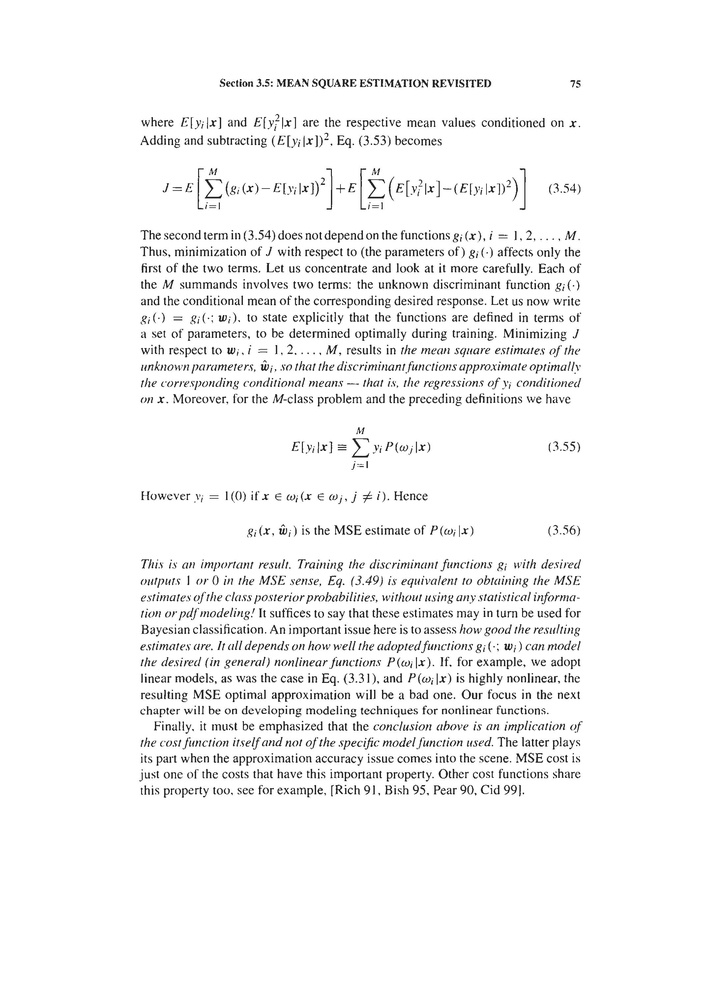
//> input picture input/pr-092.jpg, 706 x 1000 px, shrunk from 2142 x 3034 before the run
$ ./Eq_detect input/pr-092.jpg   (built with g++ and OpenCV 4)
//> lines starting //> are read from the running program, lines starting //| are printed output that depends on the picture; after the words box and inside, x2 and y2 are one past the last pixel; in counts of white or black regions, pixels touching at a corner belong together
/*
written on 25/04/2015.
Binarization by global thresholding.
connected componets lableing and estimation of bounding boxes.
27/04/2015
Line Segmentation.
linsegment clustering
word segmentation.
spatial lableing.
feature extraction of ccs

04/05/2015
2pass is adjusted to end of the line
adding small lines to near lines.

*/

#include <cv.h>
#include <highgui.h>
#include <stdio.h>

#include <iostream>
#include <vector>

#include <opencv2/highgui/highgui.hpp>
#include <opencv2/imgproc/imgproc.hpp>
#define WTRSHOLD 50
#define GTRESHOLD 140
using namespace cv;
using namespace std;

void Findcc (const Mat & binary, vector < std::vector < Point2i > >&blobs);
int ComputeBbox (Mat &, Mat &);
void boxprint (Mat &, Mat &);
void lineprint (Mat &, Mat &);
double histDF (Mat &, Mat &, Rect &, int);
int sort (int[], int);
int median (int[], int);

int
main (int argc, char **argv)
{
  Mat img = imread (argv[1], 0);	// force greyscale
//> img is the input picture: 1000 rows x 706 cols, CV_8UC1; min 0, max 255, mean 244.5
  if (!img.data)
    {
      std::cout << "File not found" << std::endl;
      return -1;
    }


  Mat output = Mat::ones (img.size (), CV_8UC3);
  output.setTo (Scalar (255, 255, 255));

  Mat binary;
  vector < vector < Point2i > >blobs;

  threshold (img, binary, GTRESHOLD, 255, THRESH_BINARY);
//> binary: 1000 rows x 706 cols, CV_8UC1; 95.8% white; black in thin lines or dots, all inside (x1, y1, x2, y2) = (140, 79, 582, 798)
  Mat sub_mat = Mat::ones (binary.size (), binary.type ()) * 255;
  imwrite ("1bin.jpg", binary);
  subtract (sub_mat, binary, binary);
  imwrite ("2ibin.jpg", binary);

  Findcc (binary, blobs);
//> after the loop in Findcc, `for (int y = 0; y < label_image.rows; y++)`: label_count = 5015; blobs = 5013 contours, 5002 with area under 20; largest, box (x1, y1, x2, y2) and area: (198, 168, 203, 209) 98, (327, 168, 332, 210) 96, (520, 168, 526, 210) 78, (360, 168, 366, 210) 78, (368, 179, 385, 193) 54
  Mat labledcc = Mat::ones (img.size (), CV_32SC1);
  int ccnum = 2;		// 1 for background
  // Randomy color allocation for blobs
  for (size_t i = 0; i < blobs.size (); i++)
    {
      unsigned char r = 255 * (rand () / (1.0 + RAND_MAX));
      unsigned char g = 255 * (rand () / (1.0 + RAND_MAX));
      unsigned char b = 255 * (rand () / (1.0 + RAND_MAX));

      for (size_t j = 0; j < blobs[i].size (); j++)
	{
	  int x = blobs[i][j].x;
	  int y = blobs[i][j].y;
	  output.at < Vec3b > (y, x)[0] = b;
	  output.at < Vec3b > (y, x)[1] = g;
	  output.at < Vec3b > (y, x)[2] = r;
	  labledcc.at < int >(y, x) = ccnum;

	}
      ++ccnum;
    }
//> labledcc: 1000 rows x 706 cols, CV_32SC1; 5013 distinct labels, from 1 to 5014
//> after the loop, ccnum = 5015
  imwrite ("3out.jpg", output);
// noise removal

  vector < int >ccSize (blobs.size () + 2);
  for (int i = 0; i < img.rows; i++)
    {
      for (int j = 0; j < img.cols; j++)
	{
	  int t = labledcc.at < int >(i, j);
	  ccSize[t] += 1;
	}
    }
//> after the loop, ccSize = 5015 values, max 676220 at index 1, min 0 at index 0, mean 140.8

  int iccno = 0;
  for (int i = 0; i < blobs.size () + 2; i++)
    if (ccSize[i] < 25)
      ++iccno;
//> after the loop, iccno = 4964

  printf ("\t\t%d %d %d\n", blobs.size (), ccnum, iccno);
//| 		5013 5015 4964

  vector < int >noise (iccno);
  iccno = 0;
  for (int i = 0; i < blobs.size () + 2; i++)	// ccno 0 is nothing
    if (ccSize[i] < 25)
      {
	noise[iccno] = i;
	++iccno;
      }
//> after the loop, noise = 4964 values from 0 to 5014; iccno = 4964

  for (int k = 0; k < iccno; k++)
    {
      for (int i = 0; i < img.rows; i++)
	{
	  for (int j = 0; j < img.cols; j++)
	    {
	      if (noise[k] == labledcc.at < int >(i, j))
		labledcc.at < int >(i, j) = 0;

	    }
	}
    }
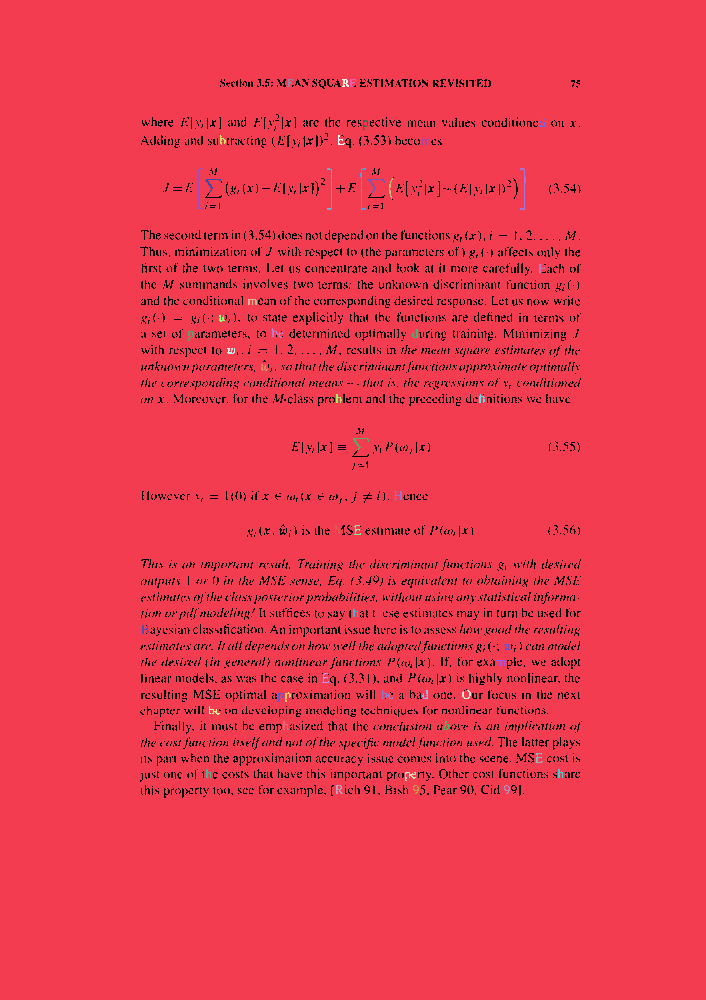
//> labledcc: 1000 rows x 706 cols, CV_32SC1; 52 distinct labels, from 0 to 4906; one colour per label, 0 black
  Mat clean = Mat::ones (binary.size (), binary.type ()) * 255;

  for (int i = 0; i < img.rows; i++)
    {
      for (int j = 0; j < img.cols; j++)
	{

	  if (labledcc.at < int >(i, j) > 1)
	    clean.at < uchar > (i, j) = 0;

	}
    }
//> clean: 1000 rows x 706 cols, CV_8UC1; 99.8% white; black in thin lines or dots, all inside (x1, y1, x2, y2) = (142, 79, 563, 794)

  imwrite ("4clean.jpg", clean);
  Mat clean1 = clean.clone ();
// end of noise removal
  labledcc.release ();


// Re- allcating ccno
  vector < vector < Point2i > >cblobs;
  subtract (sub_mat, clean1, clean1);
  Findcc (clean1, cblobs);
//> after the loop in Findcc (call 2), `for (int y = 0; y < label_image.rows; y++)`:
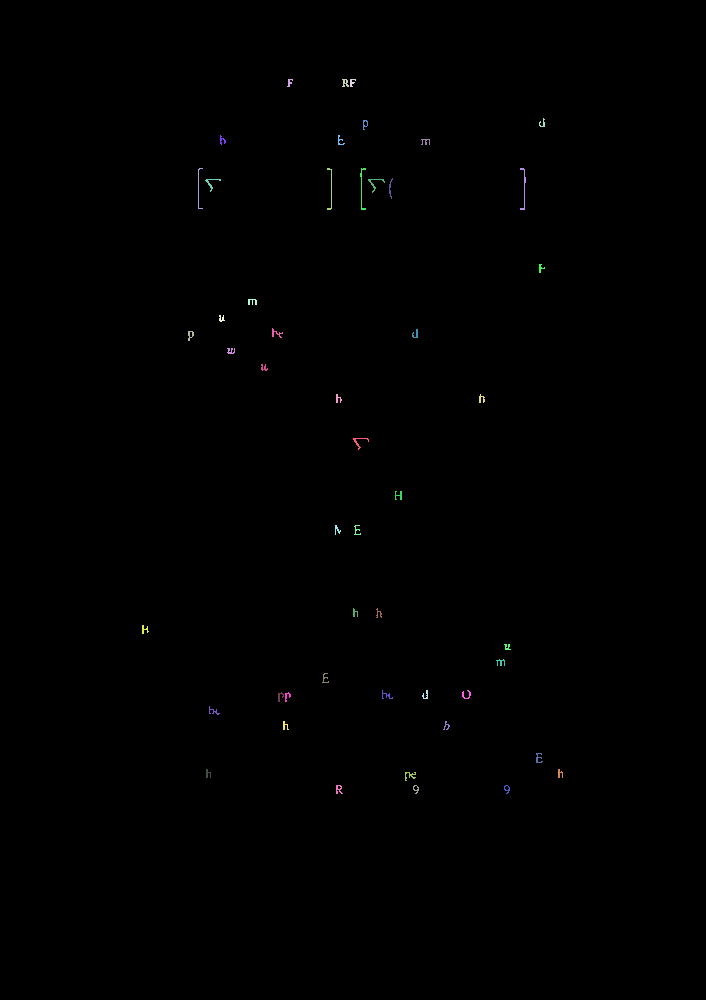
//> label_image: 1000 rows x 706 cols, CV_32SC1; 51 distinct labels, from 0 to 51; one colour per label, 0 black
//> after the loop in Findcc (call 2), `for (int y = 0; y < label_image.rows; y++)`: label_count = 52; blobs = 50 contours, 40 with area under 20; largest, box (x1, y1, x2, y2) and area: (198, 168, 203, 209) 98, (327, 168, 332, 210) 96, (520, 168, 526, 210) 78, (360, 168, 366, 210) 78, (368, 179, 385, 193) 54
//> cblobs has the same summary as blobs in Findcc
  Mat clabledcc = Mat::ones (img.size (), CV_32SC1);

  ccnum = 2;			// 1 for background

  for (size_t i = 0; i < cblobs.size (); i++)
    {
      for (size_t j = 0; j < cblobs[i].size (); j++)
	{
	  int x = cblobs[i][j].x;
	  int y = cblobs[i][j].y;
	  clabledcc.at < int >(y, x) = ccnum;

	}
      ++ccnum;
    }
//> this loop made 50 passes
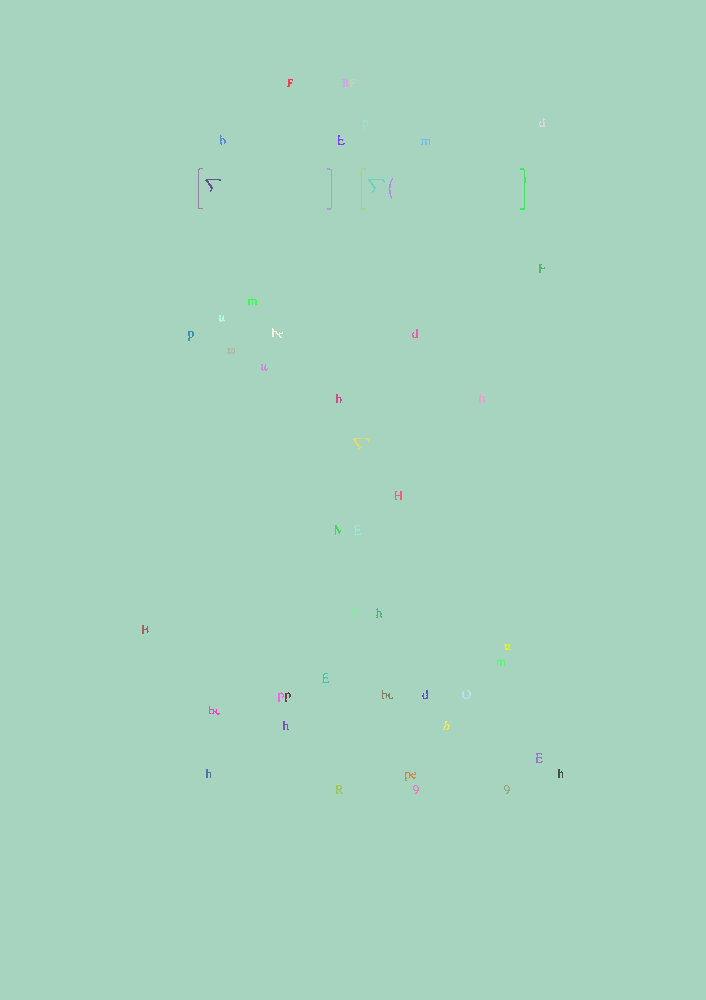
//> clabledcc: 1000 rows x 706 cols, CV_32SC1; 51 distinct labels, from 1 to 51; one colour per label, 0 black
//> after the loop, ccnum = 52
  Mat bbox = Mat::zeros (cblobs.size (), 9, CV_32SC1);	//xmin,ymin,xmax,ymax,pixelcount,lineno,gx,gy,type
  ComputeBbox (clabledcc, bbox);
//> after the loop in ComputeBbox, `for (i = 0; i < rlsaImg.cols; i++)`: value = 45

  Mat boximg, timg;
  threshold (clean, boximg, GTRESHOLD, 255, THRESH_BINARY);
  timg = boximg.clone ();
  cvtColor (boximg, boximg, CV_GRAY2RGB);
  boxprint (boximg, bbox);
  // [11 lines of commented-out code are left out]
  imwrite ("5box.jpg", boximg);
// Linesegmentation is start here
  Mat fpass = timg.clone ();
//cout<<bbox;
  for (int i = 0; i < bbox.rows; i++)
    {
      int x1, y1, x2, y2;
      x1 = bbox.at < int >(i, 0);
      y1 = bbox.at < int >(i, 1);
      x2 = bbox.at < int >(i, 2);
      y2 = bbox.at < int >(i, 3);
      for (int j = x1 - 2; j < x2 + 2; j++)
	{
	  for (int k = y1 - 2; k < y2 + 2; k++)
	    {
	      fpass.at < uchar > (k, j) = 0;
	    }
	}


    }
//> this loop made 50 passes
//> (x1, y1, x2, y2) on passes 1 to 8: (287, 79, 292, 86), (342, 79, 348, 86), (350, 79, 355, 86), (539, 118, 544, 126), (363, 120, 367, 129), (220, 135, 225, 144), (338, 135, 344, 144), (421, 139, 429, 144)
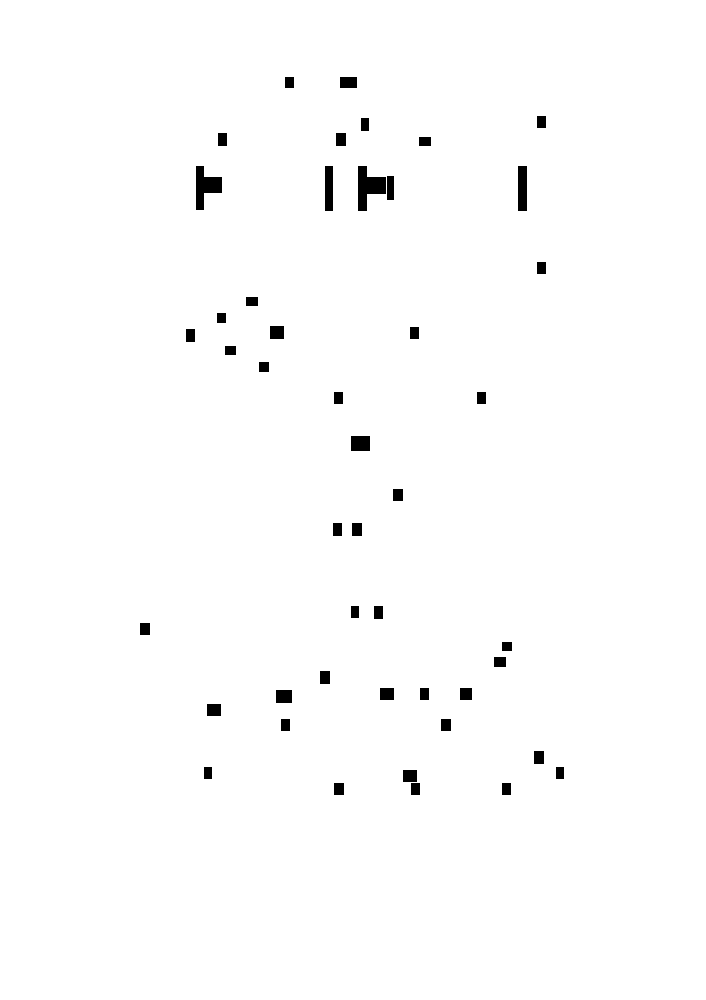
//> fpass: 1000 rows x 706 cols, CV_8UC1; 98.9% white; 46 black regions, largest, box (x1, y1, x2, y2) and area: (358, 166, 386, 211) 728, (196, 166, 222, 210) 640, (518, 166, 527, 211) 405

  imwrite ("6fpass.jpg", fpass);

  Mat wpass = fpass.clone ();

  for (int i = 0; i < bbox.rows; i++)
    {
      int x1, y1, x2, y2;
      x1 = bbox.at < int >(i, 0);
      y1 = bbox.at < int >(i, 1);
      x2 = bbox.at < int >(i, 2);
      y2 = bbox.at < int >(i, 3);
      for (int j = x1 - 2; j < wpass.cols; j++)
	{
	  for (int k = y1 - 2; k < y2 + 2; k++)
	    {
	      wpass.at < uchar > (k, j) = 0;
	    }
	}
    }
//> wpass: 1000 rows x 706 cols, CV_8UC1; 80.7% white; 25 black regions, largest, box (x1, y1, x2, y2) and area: (196, 166, 706, 211) 22821, (186, 326, 706, 342) 8068, (204, 767, 706, 782) 6933

  imwrite ("7wpass.jpg", wpass);


  vector < vector < Point2i > >lblobs;
  subtract (sub_mat, wpass, wpass);
  Findcc (wpass, lblobs);
  Mat labledline = Mat::ones (img.size (), CV_32SC1);

  ccnum = 2;			// 1 for background

  for (size_t i = 0; i < lblobs.size (); i++)
    {
      for (size_t j = 0; j < lblobs[i].size (); j++)
	{
	  int x = lblobs[i][j].x;
	  int y = lblobs[i][j].y;
	  labledline.at < int >(y, x) = ccnum;

	}
      ++ccnum;
    }
//> this loop made 25 passes
//> labledline: 1000 rows x 706 cols, CV_32SC1; 26 distinct labels, from 1 to 26
  Mat lbox = Mat::zeros (cblobs.size (), 4, CV_32SC1);	//xmin,ymin,xmax,ymax
  ComputeBbox (labledline, lbox);
// Display the line seg results


  Mat limg;
  threshold (clean, limg, GTRESHOLD, 255, THRESH_BINARY);
  //timg = limg.clone ();
  cvtColor (limg, limg, CV_GRAY2RGB);

  boxprint (limg, lbox);

  imwrite ("8line.jpg", limg);
//projection profile
  int count;
  Mat pp = Mat::ones (binary.size (), binary.type ()) * 255;
  imwrite ("9test.jpg", timg);
  for (int i = 0; i < boximg.rows; i++)
    {
      count = 0;
      for (int j = 0; j < boximg.cols; j++)
	{
	  if (timg.at < uchar > (i, j) == 0)
	    count++;
	}
      for (int k = 0; k < count; k++)
	pp.at < uchar > (i, k) = 0;
    }
//> pp: 1000 rows x 706 cols, CV_8UC1; 99.8% white; 25 black regions, largest, box (x1, y1, x2, y2) and area: (0, 168, 38, 210) 352, (0, 690, 23, 702) 147, (0, 328, 16, 341) 98
  imwrite ("10pp.jpg", pp);


  Mat bpp = Mat::ones (binary.size (), binary.type ()) * 255;

  for (int i = 0; i < boximg.rows; i++)
    {
      count = 0;
      for (int j = 0; j < boximg.cols; j++)
	{
	  if (fpass.at < uchar > (i, j) == 0)
	    count++;
	}
      for (int k = 0; k < count; k++)
	bpp.at < uchar > (i, k) = 0;
    }
//> bpp: 1000 rows x 706 cols, CV_8UC1; 98.9% white; 25 black regions, largest, box (x1, y1, x2, y2) and area: (0, 166, 78, 211) 2301, (0, 688, 51, 703) 628, (0, 326, 32, 342) 407
  imwrite ("11bpp.jpg", bpp);
//detection of small lines

  vector < vector < Point2i > >ppblobs;
  subtract (sub_mat, bpp, bpp);
  Findcc (bpp, ppblobs);
//> after the loop in Findcc (call 4), `for (int y = 0; y < label_image.rows; y++)`:
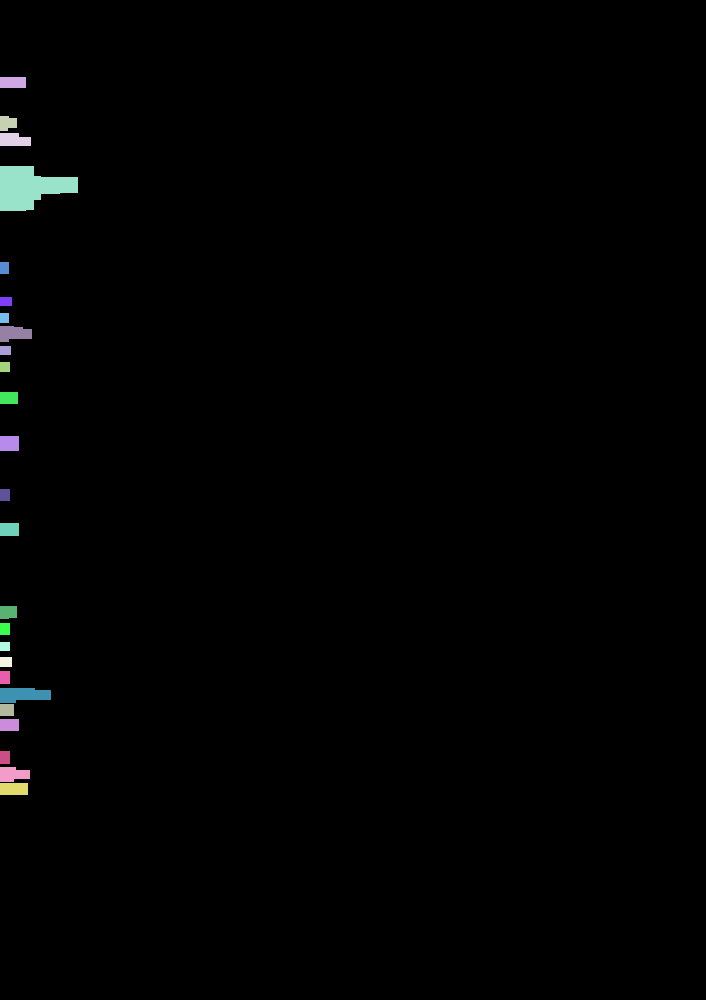
//> label_image: 1000 rows x 706 cols, CV_32SC1; 26 distinct labels, from 0 to 26; one colour per label, 0 black
  Mat tlabledline = Mat::ones (img.size (), CV_32SC1);
  ccnum = 2;			// 1 for background

  for (size_t i = 0; i < ppblobs.size (); i++)
    {
      for (size_t j = 0; j < ppblobs[i].size (); j++)
	{
	  int x = ppblobs[i][j].x;
	  int y = ppblobs[i][j].y;
	  tlabledline.at < int >(y, x) = ccnum;

	}
      ++ccnum;
    }
//> tlabledline: 1000 rows x 706 cols, CV_32SC1; 26 distinct labels, from 1 to 26
//> (the rest of the program and of its run is left out)
